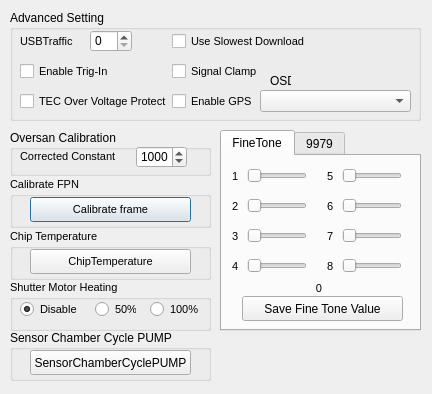
<?xml version="1.0" encoding="UTF-8"?>
<ui version="4.0">
 <class>Favorite</class>
 <widget class="QDialog" name="Favorite">
  <property name="geometry">
   <rect>
    <x>0</x>
    <y>0</y>
    <width>432</width>
    <height>394</height>
   </rect>
  </property>
  <property name="windowTitle">
   <string>Advantage Setting</string>
  </property>
  <property name="windowIcon">
   <iconset resource="../res.qrc">
    <normaloff>:/image/EZCAP_Icon.ico</normaloff>:/image/EZCAP_Icon.ico</iconset>
  </property>
  <widget class="QGroupBox" name="gBox_shutterMotor">
   <property name="geometry">
    <rect>
     <x>10</x>
     <y>280</y>
     <width>201</width>
     <height>51</height>
    </rect>
   </property>
   <property name="font">
    <font>
     <family>Tahoma</family>
     <pointsize>8</pointsize>
    </font>
   </property>
   <property name="title">
    <string>Shutter Motor Heating</string>
   </property>
   <widget class="QRadioButton" name="rBtn_disable_favorite">
    <property name="geometry">
     <rect>
      <x>10</x>
      <y>21</y>
      <width>71</width>
      <height>16</height>
     </rect>
    </property>
    <property name="text">
     <string>Disable</string>
    </property>
    <property name="checked">
     <bool>true</bool>
    </property>
   </widget>
   <widget class="QRadioButton" name="rBtn_50per_favorite">
    <property name="geometry">
     <rect>
      <x>85</x>
      <y>21</y>
      <width>41</width>
      <height>16</height>
     </rect>
    </property>
    <property name="text">
     <string>50%</string>
    </property>
   </widget>
   <widget class="QRadioButton" name="rBtn_100per_favorite">
    <property name="geometry">
     <rect>
      <x>140</x>
      <y>21</y>
      <width>51</width>
      <height>16</height>
     </rect>
    </property>
    <property name="text">
     <string>100%</string>
    </property>
   </widget>
  </widget>
  <widget class="QGroupBox" name="grpBox_calibrateFPN">
   <property name="geometry">
    <rect>
     <x>10</x>
     <y>177</y>
     <width>201</width>
     <height>51</height>
    </rect>
   </property>
   <property name="font">
    <font>
     <family>Tahoma</family>
     <pointsize>8</pointsize>
    </font>
   </property>
   <property name="title">
    <string>Calibrate FPN</string>
   </property>
   <widget class="QPushButton" name="pBtn_calibrateFrame">
    <property name="geometry">
     <rect>
      <x>20</x>
      <y>20</y>
      <width>161</width>
      <height>25</height>
     </rect>
    </property>
    <property name="font">
     <font>
      <family>Tahoma</family>
      <pointsize>8</pointsize>
     </font>
    </property>
    <property name="text">
     <string>Calibrate frame</string>
    </property>
    <property name="checkable">
     <bool>false</bool>
    </property>
   </widget>
  </widget>
  <widget class="QGroupBox" name="grpBox_chipTemp">
   <property name="geometry">
    <rect>
     <x>10</x>
     <y>229</y>
     <width>201</width>
     <height>51</height>
    </rect>
   </property>
   <property name="font">
    <font>
     <family>Tahoma</family>
     <pointsize>8</pointsize>
    </font>
   </property>
   <property name="title">
    <string>Chip Temperature</string>
   </property>
   <widget class="QPushButton" name="pBtn_getRealTemp">
    <property name="geometry">
     <rect>
      <x>20</x>
      <y>20</y>
      <width>161</width>
      <height>25</height>
     </rect>
    </property>
    <property name="font">
     <font>
      <family>Tahoma</family>
      <pointsize>8</pointsize>
      <weight>50</weight>
      <bold>false</bold>
     </font>
    </property>
    <property name="text">
     <string>ChipTemperature</string>
    </property>
   </widget>
  </widget>
  <widget class="QTabWidget" name="tabWidget_finetone">
   <property name="geometry">
    <rect>
     <x>220</x>
     <y>130</y>
     <width>201</width>
     <height>201</height>
    </rect>
   </property>
   <property name="focusPolicy">
    <enum>Qt::TabFocus</enum>
   </property>
   <property name="tabShape">
    <enum>QTabWidget::Rounded</enum>
   </property>
   <property name="currentIndex">
    <number>0</number>
   </property>
   <widget class="QWidget" name="tab">
    <attribute name="title">
     <string>FineTone</string>
    </attribute>
    <widget class="QSlider" name="hSlider_7_favorite">
     <property name="geometry">
      <rect>
       <x>120</x>
       <y>70</y>
       <width>60</width>
       <height>20</height>
      </rect>
     </property>
     <property name="maximum">
      <number>3</number>
     </property>
     <property name="pageStep">
      <number>2</number>
     </property>
     <property name="orientation">
      <enum>Qt::Horizontal</enum>
     </property>
    </widget>
    <widget class="QLabel" name="label_3_favorite">
     <property name="geometry">
      <rect>
       <x>10</x>
       <y>70</y>
       <width>10</width>
       <height>20</height>
      </rect>
     </property>
     <property name="font">
      <font>
       <family>Tahoma</family>
       <pointsize>8</pointsize>
      </font>
     </property>
     <property name="text">
      <string>3</string>
     </property>
    </widget>
    <widget class="QSlider" name="hSlider_3_favorite">
     <property name="geometry">
      <rect>
       <x>25</x>
       <y>70</y>
       <width>60</width>
       <height>20</height>
      </rect>
     </property>
     <property name="maximum">
      <number>3</number>
     </property>
     <property name="pageStep">
      <number>2</number>
     </property>
     <property name="orientation">
      <enum>Qt::Horizontal</enum>
     </property>
    </widget>
    <widget class="QSlider" name="hSlider_4_favorite">
     <property name="geometry">
      <rect>
       <x>25</x>
       <y>100</y>
       <width>60</width>
       <height>20</height>
      </rect>
     </property>
     <property name="maximum">
      <number>3</number>
     </property>
     <property name="pageStep">
      <number>2</number>
     </property>
     <property name="orientation">
      <enum>Qt::Horizontal</enum>
     </property>
    </widget>
    <widget class="QSlider" name="hSlider_2_favorite">
     <property name="geometry">
      <rect>
       <x>25</x>
       <y>40</y>
       <width>60</width>
       <height>20</height>
      </rect>
     </property>
     <property name="maximum">
      <number>3</number>
     </property>
     <property name="pageStep">
      <number>2</number>
     </property>
     <property name="orientation">
      <enum>Qt::Horizontal</enum>
     </property>
    </widget>
    <widget class="QLabel" name="label_2_favorite">
     <property name="geometry">
      <rect>
       <x>10</x>
       <y>40</y>
       <width>10</width>
       <height>20</height>
      </rect>
     </property>
     <property name="font">
      <font>
       <family>Tahoma</family>
       <pointsize>8</pointsize>
      </font>
     </property>
     <property name="frameShape">
      <enum>QFrame::NoFrame</enum>
     </property>
     <property name="text">
      <string>2</string>
     </property>
    </widget>
    <widget class="QLabel" name="label_5_favorite">
     <property name="geometry">
      <rect>
       <x>105</x>
       <y>10</y>
       <width>10</width>
       <height>20</height>
      </rect>
     </property>
     <property name="font">
      <font>
       <family>Tahoma</family>
       <pointsize>8</pointsize>
      </font>
     </property>
     <property name="text">
      <string>5</string>
     </property>
    </widget>
    <widget class="QLabel" name="label_1_favorite">
     <property name="geometry">
      <rect>
       <x>10</x>
       <y>10</y>
       <width>10</width>
       <height>20</height>
      </rect>
     </property>
     <property name="font">
      <font>
       <family>Tahoma</family>
       <pointsize>8</pointsize>
      </font>
     </property>
     <property name="text">
      <string>1</string>
     </property>
    </widget>
    <widget class="QSlider" name="hSlider_5_favorite">
     <property name="geometry">
      <rect>
       <x>120</x>
       <y>10</y>
       <width>60</width>
       <height>20</height>
      </rect>
     </property>
     <property name="maximum">
      <number>3</number>
     </property>
     <property name="pageStep">
      <number>2</number>
     </property>
     <property name="orientation">
      <enum>Qt::Horizontal</enum>
     </property>
    </widget>
    <widget class="QSlider" name="hSlider_6_favorite">
     <property name="geometry">
      <rect>
       <x>120</x>
       <y>40</y>
       <width>60</width>
       <height>20</height>
      </rect>
     </property>
     <property name="maximum">
      <number>3</number>
     </property>
     <property name="pageStep">
      <number>2</number>
     </property>
     <property name="orientation">
      <enum>Qt::Horizontal</enum>
     </property>
    </widget>
    <widget class="QLabel" name="label_7_favorite">
     <property name="geometry">
      <rect>
       <x>105</x>
       <y>70</y>
       <width>10</width>
       <height>20</height>
      </rect>
     </property>
     <property name="font">
      <font>
       <family>Tahoma</family>
       <pointsize>8</pointsize>
      </font>
     </property>
     <property name="text">
      <string>7</string>
     </property>
    </widget>
    <widget class="QLabel" name="label_4_favorite">
     <property name="geometry">
      <rect>
       <x>10</x>
       <y>100</y>
       <width>10</width>
       <height>20</height>
      </rect>
     </property>
     <property name="font">
      <font>
       <family>Tahoma</family>
       <pointsize>8</pointsize>
      </font>
     </property>
     <property name="text">
      <string>4</string>
     </property>
    </widget>
    <widget class="QLabel" name="label_6_favorite">
     <property name="geometry">
      <rect>
       <x>105</x>
       <y>40</y>
       <width>10</width>
       <height>20</height>
      </rect>
     </property>
     <property name="font">
      <font>
       <family>Tahoma</family>
       <pointsize>8</pointsize>
      </font>
     </property>
     <property name="text">
      <string>6</string>
     </property>
    </widget>
    <widget class="QPushButton" name="saveFineTone_favorite">
     <property name="geometry">
      <rect>
       <x>20</x>
       <y>140</y>
       <width>161</width>
       <height>25</height>
      </rect>
     </property>
     <property name="text">
      <string>Save Fine Tone Value</string>
     </property>
    </widget>
    <widget class="QLabel" name="label_8_favorite">
     <property name="geometry">
      <rect>
       <x>105</x>
       <y>100</y>
       <width>10</width>
       <height>20</height>
      </rect>
     </property>
     <property name="font">
      <font>
       <family>Tahoma</family>
       <pointsize>8</pointsize>
      </font>
     </property>
     <property name="text">
      <string>8</string>
     </property>
    </widget>
    <widget class="QSlider" name="hSlider_8_favorite">
     <property name="geometry">
      <rect>
       <x>120</x>
       <y>100</y>
       <width>60</width>
       <height>20</height>
      </rect>
     </property>
     <property name="maximum">
      <number>3</number>
     </property>
     <property name="pageStep">
      <number>2</number>
     </property>
     <property name="orientation">
      <enum>Qt::Horizontal</enum>
     </property>
    </widget>
    <widget class="QLabel" name="label_fineTone_favorite">
     <property name="geometry">
      <rect>
       <x>70</x>
       <y>125</y>
       <width>54</width>
       <height>15</height>
      </rect>
     </property>
     <property name="font">
      <font>
       <family>Tahoma</family>
       <pointsize>8</pointsize>
      </font>
     </property>
     <property name="text">
      <string>0</string>
     </property>
     <property name="alignment">
      <set>Qt::AlignCenter</set>
     </property>
    </widget>
    <widget class="QSlider" name="hSlider_1_favorite">
     <property name="geometry">
      <rect>
       <x>25</x>
       <y>10</y>
       <width>60</width>
       <height>20</height>
      </rect>
     </property>
     <property name="maximum">
      <number>3</number>
     </property>
     <property name="pageStep">
      <number>2</number>
     </property>
     <property name="orientation">
      <enum>Qt::Horizontal</enum>
     </property>
    </widget>
   </widget>
   <widget class="QWidget" name="tab_2">
    <attribute name="title">
     <string>9979</string>
    </attribute>
    <widget class="QCheckBox" name="cBox_SHPorSHD_9979">
     <property name="geometry">
      <rect>
       <x>10</x>
       <y>100</y>
       <width>181</width>
       <height>16</height>
      </rect>
     </property>
     <property name="text">
      <string>View SHP(uncheck,view SHD)</string>
     </property>
    </widget>
    <widget class="QLabel" name="label_shploc_9979">
     <property name="geometry">
      <rect>
       <x>10</x>
       <y>40</y>
       <width>35</width>
       <height>20</height>
      </rect>
     </property>
     <property name="font">
      <font>
       <family>Tahoma</family>
       <pointsize>8</pointsize>
      </font>
     </property>
     <property name="text">
      <string>shploc</string>
     </property>
    </widget>
    <widget class="QLabel" name="label_shdloc_9979">
     <property name="geometry">
      <rect>
       <x>10</x>
       <y>10</y>
       <width>35</width>
       <height>20</height>
      </rect>
     </property>
     <property name="font">
      <font>
       <family>Tahoma</family>
       <pointsize>8</pointsize>
      </font>
     </property>
     <property name="text">
      <string>shdloc</string>
     </property>
    </widget>
    <widget class="QSlider" name="hSlider_1_favorite_9979">
     <property name="geometry">
      <rect>
       <x>50</x>
       <y>10</y>
       <width>91</width>
       <height>20</height>
      </rect>
     </property>
     <property name="autoFillBackground">
      <bool>false</bool>
     </property>
     <property name="maximum">
      <number>63</number>
     </property>
     <property name="pageStep">
      <number>2</number>
     </property>
     <property name="tracking">
      <bool>true</bool>
     </property>
     <property name="orientation">
      <enum>Qt::Horizontal</enum>
     </property>
     <property name="invertedAppearance">
      <bool>false</bool>
     </property>
     <property name="invertedControls">
      <bool>false</bool>
     </property>
    </widget>
    <widget class="QSlider" name="hSlider_2_favorite_9979">
     <property name="geometry">
      <rect>
       <x>50</x>
       <y>40</y>
       <width>91</width>
       <height>20</height>
      </rect>
     </property>
     <property name="maximum">
      <number>63</number>
     </property>
     <property name="pageStep">
      <number>2</number>
     </property>
     <property name="orientation">
      <enum>Qt::Horizontal</enum>
     </property>
    </widget>
    <widget class="QLabel" name="label_shwidth_9979">
     <property name="geometry">
      <rect>
       <x>10</x>
       <y>70</y>
       <width>35</width>
       <height>20</height>
      </rect>
     </property>
     <property name="font">
      <font>
       <family>Tahoma</family>
       <pointsize>8</pointsize>
      </font>
     </property>
     <property name="frameShape">
      <enum>QFrame::NoFrame</enum>
     </property>
     <property name="text">
      <string>width</string>
     </property>
    </widget>
    <widget class="QSlider" name="hSlider_3_favorite_9979">
     <property name="geometry">
      <rect>
       <x>50</x>
       <y>70</y>
       <width>91</width>
       <height>20</height>
      </rect>
     </property>
     <property name="maximum">
      <number>63</number>
     </property>
     <property name="pageStep">
      <number>2</number>
     </property>
     <property name="orientation">
      <enum>Qt::Horizontal</enum>
     </property>
    </widget>
    <widget class="QLabel" name="finetone1Value_9979">
     <property name="geometry">
      <rect>
       <x>150</x>
       <y>10</y>
       <width>40</width>
       <height>20</height>
      </rect>
     </property>
     <property name="text">
      <string>0</string>
     </property>
    </widget>
    <widget class="QLabel" name="finetone2Value_9979">
     <property name="geometry">
      <rect>
       <x>150</x>
       <y>40</y>
       <width>40</width>
       <height>20</height>
      </rect>
     </property>
     <property name="text">
      <string>0</string>
     </property>
    </widget>
    <widget class="QLabel" name="finetone3Value_9979">
     <property name="geometry">
      <rect>
       <x>150</x>
       <y>70</y>
       <width>40</width>
       <height>20</height>
      </rect>
     </property>
     <property name="text">
      <string>0</string>
     </property>
    </widget>
   </widget>
  </widget>
  <widget class="QGroupBox" name="groupBox">
   <property name="geometry">
    <rect>
     <x>10</x>
     <y>10</y>
     <width>411</width>
     <height>111</height>
    </rect>
   </property>
   <property name="title">
    <string>Advanced Setting</string>
   </property>
   <widget class="QCheckBox" name="cBox_slowDownload">
    <property name="geometry">
     <rect>
      <x>162</x>
      <y>20</y>
      <width>151</width>
      <height>22</height>
     </rect>
    </property>
    <property name="font">
     <font>
      <family>Tahoma</family>
      <pointsize>8</pointsize>
     </font>
    </property>
    <property name="text">
     <string>Use Slowest Download</string>
    </property>
   </widget>
   <widget class="QCheckBox" name="cBox_TEC">
    <property name="geometry">
     <rect>
      <x>10</x>
      <y>80</y>
      <width>171</width>
      <height>22</height>
     </rect>
    </property>
    <property name="font">
     <font>
      <family>Tahoma</family>
      <pointsize>8</pointsize>
     </font>
    </property>
    <property name="text">
     <string>TEC Over Voltage Protect</string>
    </property>
   </widget>
   <widget class="QCheckBox" name="cBox_trigIn">
    <property name="geometry">
     <rect>
      <x>10</x>
      <y>50</y>
      <width>111</width>
      <height>22</height>
     </rect>
    </property>
    <property name="font">
     <font>
      <family>Tahoma</family>
      <pointsize>8</pointsize>
     </font>
    </property>
    <property name="text">
     <string>Enable Trig-In</string>
    </property>
   </widget>
   <widget class="QCheckBox" name="cBox_signalClamp">
    <property name="geometry">
     <rect>
      <x>162</x>
      <y>50</y>
      <width>101</width>
      <height>22</height>
     </rect>
    </property>
    <property name="font">
     <font>
      <family>Tahoma</family>
      <pointsize>8</pointsize>
     </font>
    </property>
    <property name="text">
     <string>Signal Clamp</string>
    </property>
   </widget>
   <widget class="QLabel" name="label_usbtraffic">
    <property name="geometry">
     <rect>
      <x>10</x>
      <y>20</y>
      <width>65</width>
      <height>22</height>
     </rect>
    </property>
    <property name="font">
     <font>
      <family>Tahoma</family>
      <pointsize>8</pointsize>
      <weight>50</weight>
      <bold>false</bold>
     </font>
    </property>
    <property name="text">
     <string>USBTraffic</string>
    </property>
   </widget>
   <widget class="QSpinBox" name="spinBox_usbtraffic">
    <property name="geometry">
     <rect>
      <x>80</x>
      <y>20</y>
      <width>42</width>
      <height>22</height>
     </rect>
    </property>
   </widget>
   <widget class="QCheckBox" name="cBox_GPS">
    <property name="geometry">
     <rect>
      <x>162</x>
      <y>80</y>
      <width>111</width>
      <height>22</height>
     </rect>
    </property>
    <property name="font">
     <font>
      <family>Tahoma</family>
      <pointsize>8</pointsize>
     </font>
    </property>
    <property name="text">
     <string>Enable GPS</string>
    </property>
   </widget>
   <widget class="QComboBox" name="comboBox_OSD">
    <property name="geometry">
     <rect>
      <x>250</x>
      <y>80</y>
      <width>151</width>
      <height>22</height>
     </rect>
    </property>
   </widget>
   <widget class="QLabel" name="lable_OSD">
    <property name="geometry">
     <rect>
      <x>260</x>
      <y>60</y>
      <width>21</width>
      <height>21</height>
     </rect>
    </property>
    <property name="text">
     <string>OSD</string>
    </property>
   </widget>
  </widget>
  <widget class="QGroupBox" name="groupBox_overscanCal">
   <property name="geometry">
    <rect>
     <x>10</x>
     <y>130</y>
     <width>201</width>
     <height>46</height>
    </rect>
   </property>
   <property name="title">
    <string>Oversan Calibration</string>
   </property>
   <widget class="QSpinBox" name="spinBox_calConstant">
    <property name="geometry">
     <rect>
      <x>126</x>
      <y>16</y>
      <width>51</width>
      <height>22</height>
     </rect>
    </property>
    <property name="maximum">
     <number>3000</number>
    </property>
    <property name="value">
     <number>1000</number>
    </property>
   </widget>
   <widget class="QLabel" name="label_calConstant">
    <property name="geometry">
     <rect>
      <x>10</x>
      <y>20</y>
      <width>112</width>
      <height>12</height>
     </rect>
    </property>
    <property name="font">
     <font>
      <family>Tahoma</family>
      <pointsize>8</pointsize>
     </font>
    </property>
    <property name="text">
     <string>Corrected Constant</string>
    </property>
   </widget>
  </widget>
  <widget class="QGroupBox" name="grpBox_SensorChamberCycle_PUMP">
   <property name="geometry">
    <rect>
     <x>10</x>
     <y>330</y>
     <width>201</width>
     <height>51</height>
    </rect>
   </property>
   <property name="title">
    <string>Sensor Chamber Cycle PUMP</string>
   </property>
   <widget class="QPushButton" name="pBtn_controlSensorChamberCyclePUMP">
    <property name="geometry">
     <rect>
      <x>20</x>
      <y>20</y>
      <width>161</width>
      <height>25</height>
     </rect>
    </property>
    <property name="text">
     <string>SensorChamberCyclePUMP</string>
    </property>
    <property name="checkable">
     <bool>true</bool>
    </property>
   </widget>
  </widget>
 </widget>
 <resources>
  <include location="../res.qrc"/>
 </resources>
 <connections/>
</ui>
